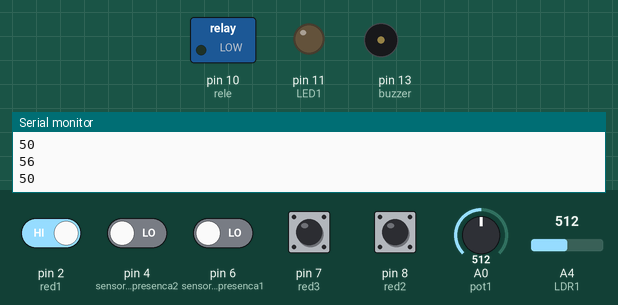
The sketch below on a simulated Arduino Uno, built with avr-gcc and run on an emulated ATmega328P. Shown: switched loads named in the sketch (green lamp = pin HIGH), output pins drawn as LEDs (lit = HIGH), buzzer (waves = sounding, pin HIGH), the last lines printed to the serial monitor. The test bench sets the inputs (shaded band); at power-on: pin 2 (red1), pin 7 (red3), pin 8 (red2) HIGH, pin 4 (sensordepresenca2), pin 6 (sensordepresenca1) LOW, A0 (pot1) = 512, A4 (LDR1) = 512.

Above: at 1.2 s.
1.3 s: pin 2 (red1) driven LOW
At 2.5 s:
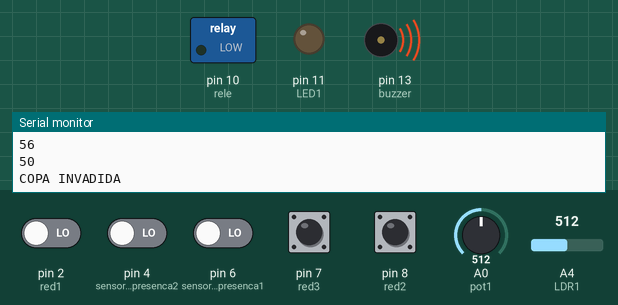
2.8 s: A0 (pot1) set to 556
4.3 s: A0 (pot1) set to 580
At 4.7 s:
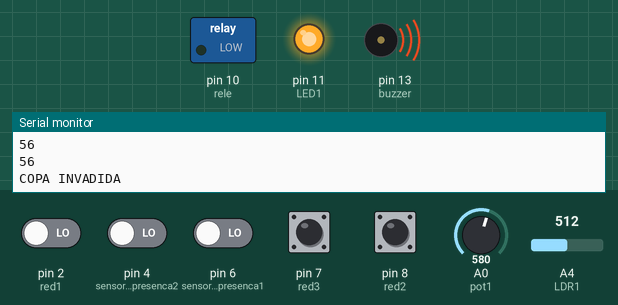
5.9 s: pin 2 (red1) driven HIGH
At 6.3 s:
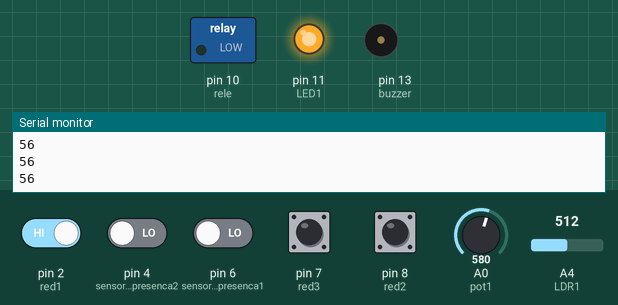
7.4 s: pin 4 (sensordepresenca2) driven HIGH
At 7.8 s:
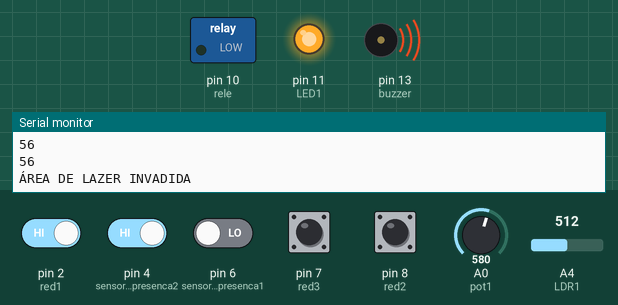
9.0 s: A4 (LDR1) set to 521
At 9.6 s:
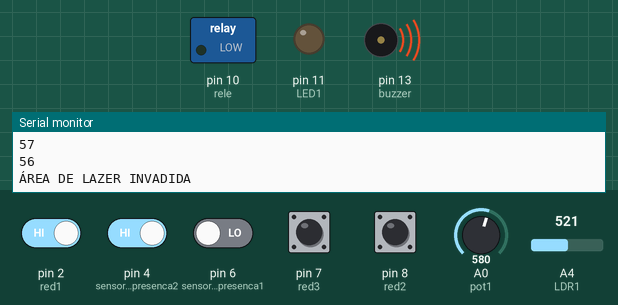
Timing chart, 0 to 12.0 s (numbered marks = the images above; inputs shaded):
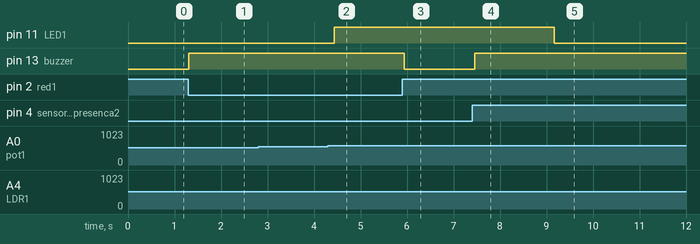

The sketch:

apresenta__o_amanh_.ino
```cpp
/*
 * CENTRAL DE DOMÓTICA
 * SENAI CFP 7.91 BOTUCATU SP
 * CURSO TECNICO ELETROELETRONICA
 * ALUNOS MURILO
 */
 const int LDR1 = A4;    //Pino analógico que o sensor de luz está conectado.
 //const int LDR2 = A5;
 //const int LDR3 = A3;
 int luminosidade1 = 0;  //Declara a variavel luminosidade com atribuicao igual a zero
 //int luminosidade2 = 0;
 //int luminosidade3 = 0;
 int LED1 = 11;          //Declara a variavel LED no pino analogico 4
 //int LED2 = 10;
 //int LED3 = 6;
 int pot1 = A0;          //Declara a variavel pot no pino analogico 2
 //int pot2 = A2;
 //int pot3 = A1;
 int ajuste1 = 0;        //Declara a variavel ajuste com atribuicao igual a zero
 //int ajuste2 = 0;
 //int ajuste3 = 0;
 int red1 = 2;
 int red2 = 8;
 int red3 = 7;
 //int red4 = 9;
 //int red5 = 5;
 //int red6 = 4;
 int buzzer = 13;
 int ambiente1 = 0;
 int ambiente2 = 0;
 int ambiente3 = 0;
 //int ambiente4 = 0;
 //int ambiente5 = 0;
 //int ambiente6 = 0;
 int sensordepresenca1 = 6;
 int sensordepresenca2 = 4;
 //int sensordepresenca3 = 12;
 int ambientemov1 = 0;
 int ambientemov2 = 0;
 //int ambientemov3 = 0;
 int rele = 10;


void setup() {
 Serial.begin(9600);    //Inicia a comunicacao serial
 pinMode (red1,INPUT);
 pinMode(red2,INPUT);
 pinMode(red3,INPUT);
 //pinMode(red4,INPUT);
 //pinMode(red5,INPUT);
 //pinMode(red6,INPUT);

 pinMode(buzzer,OUTPUT);
 pinMode (LDR1,INPUT);   //Definbe o LDR como uma entrada para o sistema
 //pinMode (LDR2,INPUT);
 //pinMode (LDR3,INPUT);
 pinMode(LED1,OUTPUT);   //Define LED como saida
 //pinMode(LED2,OUTPUT);
 //pinMode(LED3,OUTPUT);
 pinMode(pot1,INPUT);
 //pinMode(pot2,INPUT); //Define pot como entrada
 //pinMode(pot3,INPUT);

 pinMode(sensordepresenca1,INPUT);
 pinMode(sensordepresenca2,INPUT);
 //pinMode(sensordepresenca3,INPUT);

 pinMode(rele, OUTPUT);


 }

void loop() {
ambiente1 = digitalRead(red1);
ambiente2 = digitalRead(red2);
ambiente3 = digitalRead(red3);
//ambiente4 = digitalRead(red4);
//ambiente5 = digitalRead(red5);
//ambiente6 = digitalRead(red6);

if(ambiente1 == 0){
  Serial.println("COPA INVADIDA");
  digitalWrite(buzzer,HIGH);
}


if (ambiente2 ==0){
  Serial.println("COZINHA INVADIDA");
   digitalWrite(buzzer,HIGH);
}


if (ambiente3 ==0){
  Serial.println(" QUARTO 1 INVADIDO ");
   digitalWrite(buzzer,HIGH);
}


//if (ambiente4 ==0){
  //Serial.println("PEDRINHA ENTROU NO AMBIENTE 4");
   //digitalWrite(buzzer,HIGH);
//}


//if (ambiente5 ==0){
  //Serial.println("PEDRINHA ENTROU NO AMBIENBTE 5");
   //digitalWrite(buzzer,HIGH);
//}

//if (ambiente6 ==0){
  //Serial.println("PEDRINHA ENTROU NO AMBIENTE 6");
   //digitalWrite(buzzer,HIGH);
//}

if (ambiente1 == 1 && ambiente2 == 1 && ambiente3== 1) {
  digitalWrite(buzzer,LOW);
}
ambientemov1 = digitalRead(sensordepresenca1);
ambientemov2 = digitalRead(sensordepresenca2);
//ambientemov3 = digitalRead(sensordepresenca3);
if(ambientemov1 == 1){
  Serial.println("SALA INVADIDA");
  digitalWrite(buzzer,HIGH);
}
if(ambientemov2 == 1){
  Serial.println("ÁREA DE LAZER INVADIDA");
  digitalWrite(buzzer,HIGH);
}
//if(ambientemov3 == 1){
  //Serial.println("ambiente mov3 invadido");
  //digitalWrite(buzzer,HIGH);
//}


luminosidade1 = analogRead(LDR1);
luminosidade1 = map(luminosidade1, 0, 900, 0, 100);
ajuste1 = analogRead(pot1);
ajuste1 = map(ajuste1, 0, 1023, 0, 100);
delay(100);
Serial.println(luminosidade1);
Serial.println(ajuste1);
if (ajuste1 >= luminosidade1){
  digitalWrite (LED1,HIGH);
}
else{
  digitalWrite (LED1,LOW);
}
//luminosidade2 = analogRead(LDR2);
//luminosidade2 = map(luminosidade2, 0, 900, 0, 100);
//ajuste2 = analogRead(pot2);
//ajuste2 = map(ajuste2, 0, 1023, 0, 100);
//delay(100);
//Serial.println(luminosidade2);
//Serial.println(ajuste2);
//if (ajuste2 >= luminosidade2){
  //digitalWrite (LED2,HIGH);
//}
//else{
  //digitalWrite (LED2,LOW);
//}
//luminosidade3 = analogRead(LDR3);
//luminosidade3 = map(luminosidade3, 0, 900, 0, 100);
//ajuste3 = analogRead(pot3);
//ajuste3 = map(ajuste3, 0, 1023, 0, 100);
//delay(100);
//Serial.println(luminosidade3);
//Serial.println(ajuste3);
//if (ajuste3 >= luminosidade3){
  //digitalWrite (LED3,HIGH);
//}
//else{
  //digitalWrite (LED3,LOW);
//}
 if(Serial.available()>=2)
  {
    int key=Serial.read();
    int val=Serial.read();
    digitalWrite(key,val);
  }
}
```

Measured:
- the behaviour switches between 572 and 573 on A0 (pot1) (found by bisection; images 1 and 2)
- the behaviour switches between 512 and 513 on A4 (LDR1) (found by bisection; images 4 and 5)
- after the input at 1.3 s, pin 13 (buzzer): LOW → HIGH at once
- after the input at 4.3 s, pin 11 (LED1): LOW → HIGH after 0.13 s
- after the input at 5.9 s, pin 13 (buzzer): HIGH → LOW at once
- after the input at 7.4 s, pin 13 (buzzer): LOW → HIGH after 0.05 s
- after the input at 9.0 s, pin 11 (LED1): HIGH → LOW after 0.17 s
